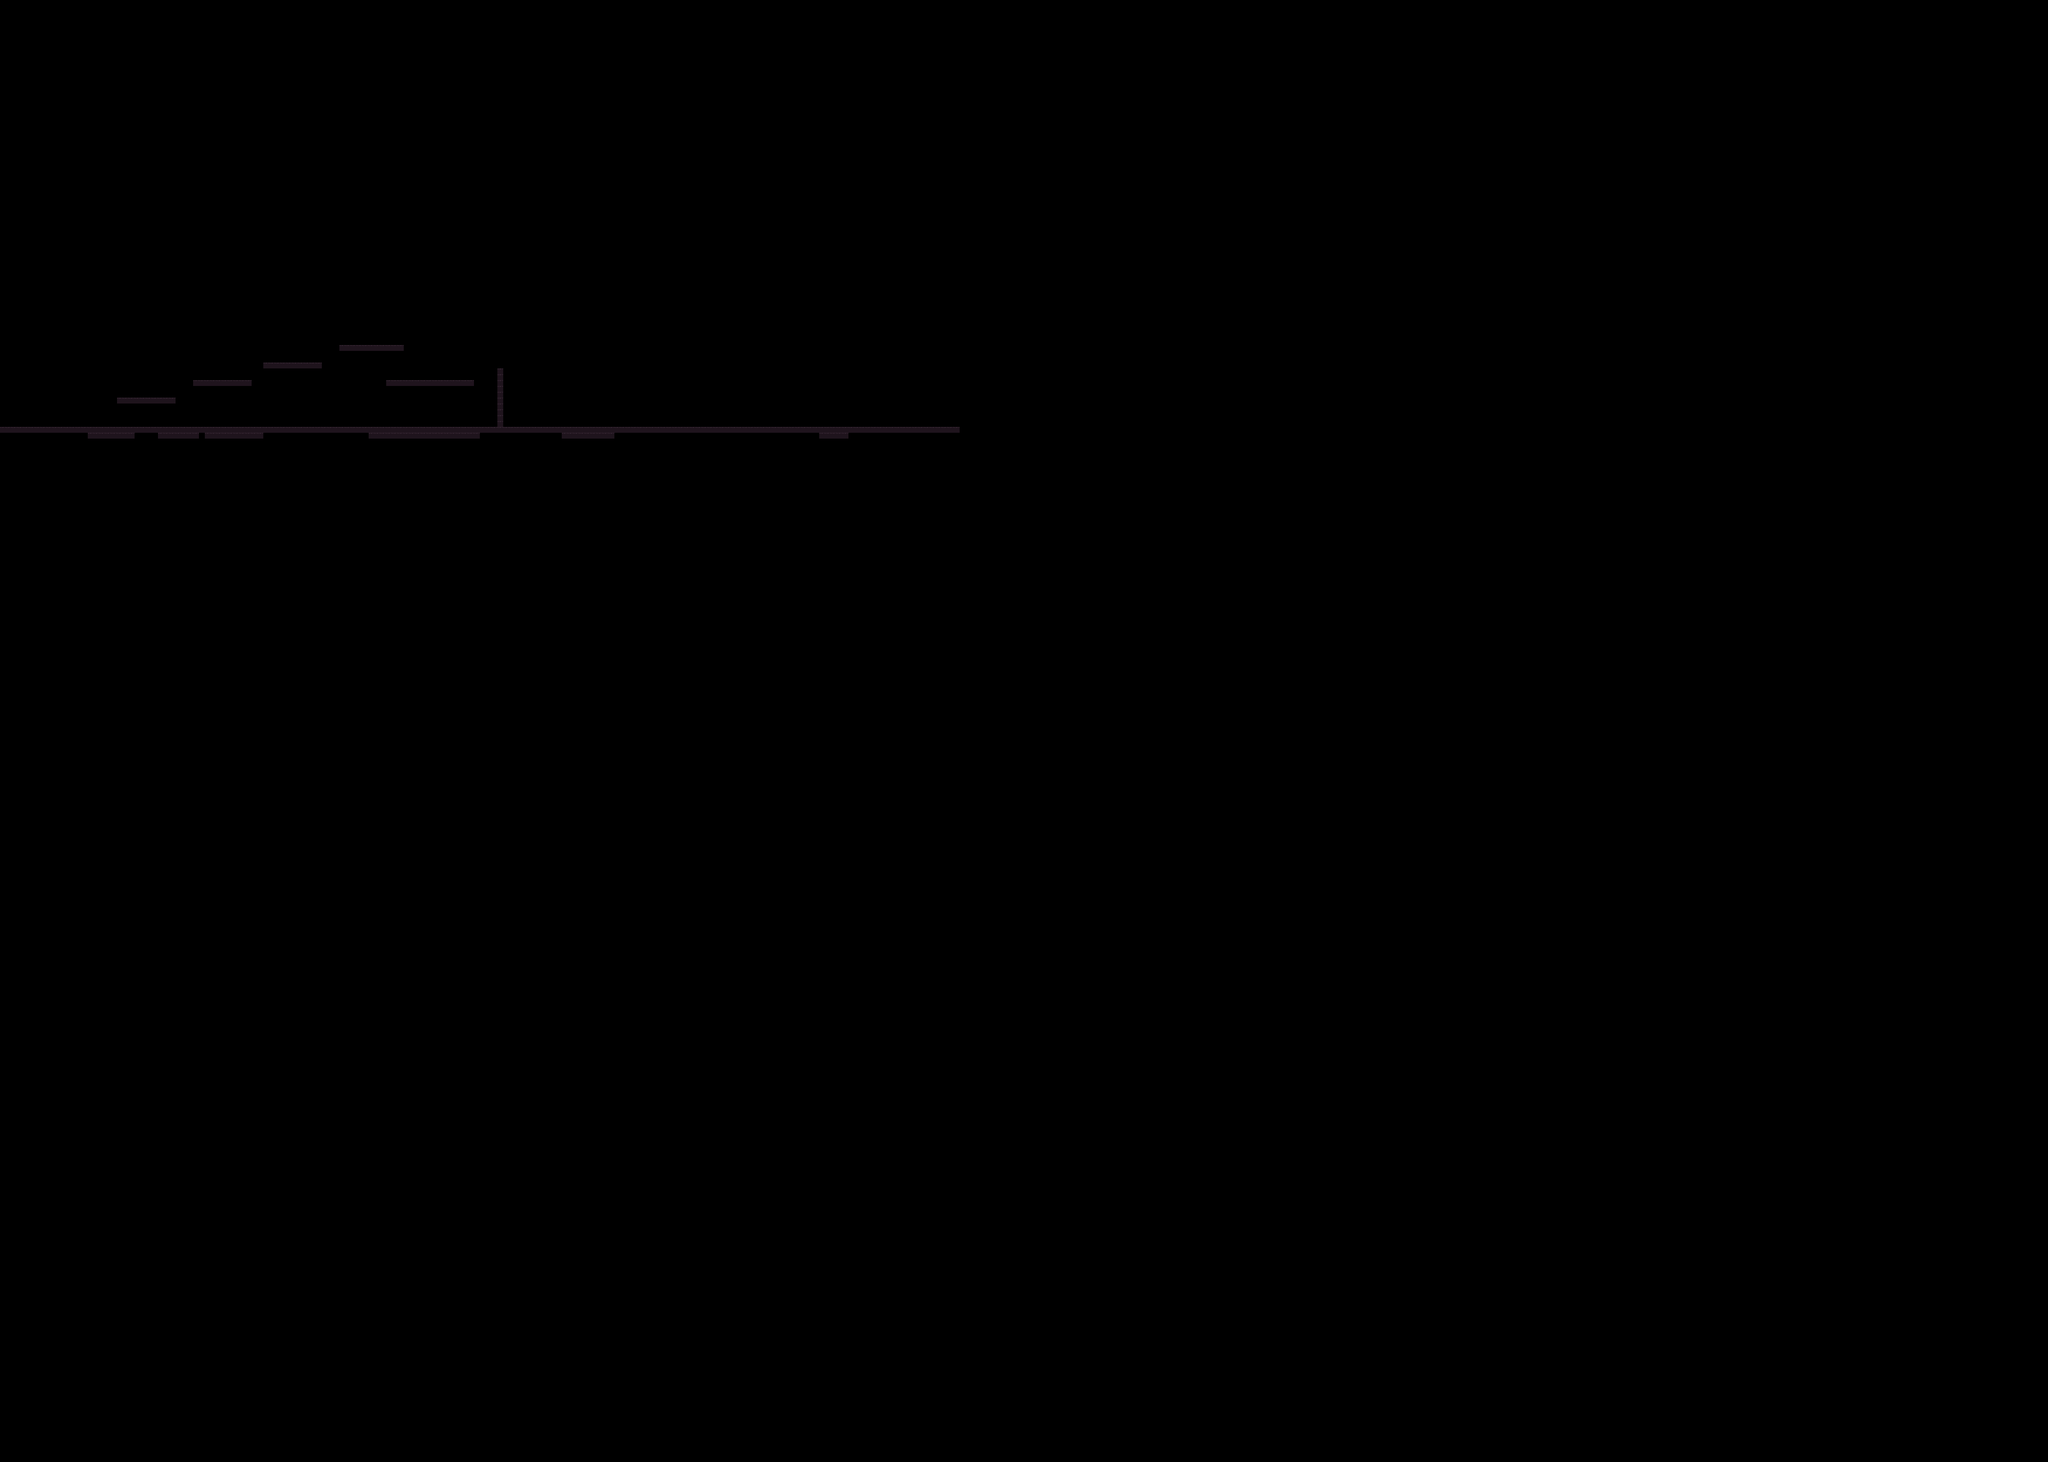

This is a level from a 2D game, rendered from its Tiled map with the project's own tilesets. A one-line summary and the map file follow, with tile-layer data summarised:
An orthogonal 350x250 tile map with 12x12 px tiles, 1 tile layer (Tile Layer 1) and 7 objects.

<map version="1.0" orientation="orthogonal" renderorder="right-down" width="350" height="250" tilewidth="12" tileheight="12" nextobjectid="8">
 <tileset firstgid="1" name="sewer_1" tilewidth="12" tileheight="12" spacing="2" margin="1" tilecount="450" columns="18">
  <image source="sewer_1.png" width="256" height="352" />
 </tileset>
 <layer name="Tile Layer 1" width="350" height="250">
  <data>[87500 cells, 288 non-empty, 1 distinct tile ids]</data>
 </layer>
 <objectgroup name="Object Layer 1">
  <object id="1" x="1" y="877" width="1965" height="11" />
  <object id="2" x="242" y="816" width="116" height="10" />
  <object id="3" x="395" y="780" width="120" height="12" />
  <object id="4" x="541" y="744" width="118" height="13" />
  <object id="5" x="697" y="708" width="131" height="12" />
  <object id="6" x="791" y="780" width="181" height="12" />
  <object id="7" x="1020" y="757" width="13" height="120" />
 </objectgroup>
</map>
